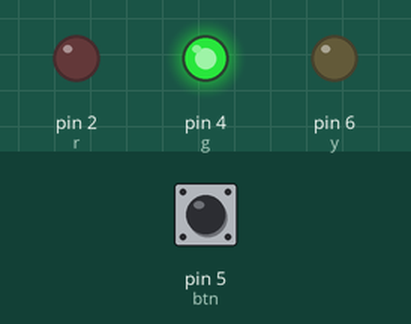
A sketch run on a simulated Arduino Uno, built with avr-gcc and run on an emulated ATmega328P. Shown: output pins drawn as LEDs (lit = HIGH). The inputs (shaded band) are chosen by the test bench; at power-on: pin 5 (btn) HIGH.

Above: at 2.5 s.
At 6.0 s:
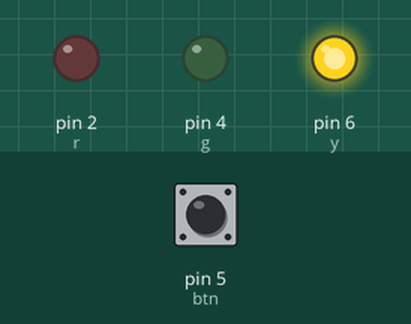
At 9.5 s:
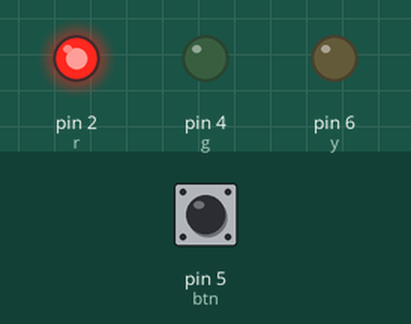
Timing chart, 0 to 15.6 s (numbered marks = the images above):
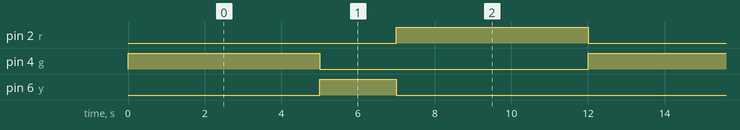

Measured:
- by itself, pin 2 (r), pin 4 (g): alternates HIGH for 5.0 s and LOW for 7.0 s
- by itself, pin 6 (y): alternates HIGH for 2.0 s and LOW for 10.0 s
- by itself, everything shown: repeats every 12.0 s, in 3 steps

The sketch:

sketch_jul11a.ino
```cpp
/* It is a traffic light controller with button */
const int r = 2, y = 6, g = 4, btn = 5;
bool pedestrian = false;

void setup() {

  pinMode(r, OUTPUT);
  pinMode(y, OUTPUT);
  pinMode(g, OUTPUT);
  pinMode(btn, INPUT_PULLUP);

}

void loop() {
  if (digitalRead(btn) == LOW) pedestrian = true;

  digitalWrite(g, HIGH); digitalWrite(r, LOW); delay(5000);
  digitalWrite(g, LOW); digitalWrite(y, HIGH); delay(2000);
  digitalWrite(y, LOW); digitalWrite(r, HIGH); delay(5000);
if (pedestrian) {
  delay(3000);
  pedestrian = false;
}
  }
```
